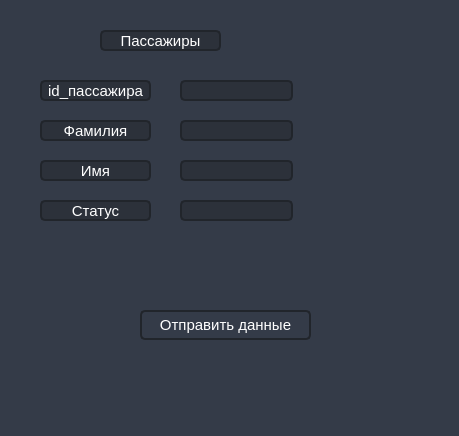
<?xml version="1.0" encoding="UTF-8"?>
<ui version="4.0">
 <class>edit_people</class>
 <widget class="QDialog" name="edit_people">
  <property name="geometry">
   <rect>
    <x>0</x>
    <y>0</y>
    <width>459</width>
    <height>436</height>
   </rect>
  </property>
  <property name="minimumSize">
   <size>
    <width>459</width>
    <height>436</height>
   </size>
  </property>
  <property name="maximumSize">
   <size>
    <width>459</width>
    <height>436</height>
   </size>
  </property>
  <property name="windowTitle">
   <string>Edit Info</string>
  </property>
  <property name="styleSheet">
   <string notr="true">background-color: rgb(52, 59, 72);</string>
  </property>
  <widget class="QWidget" name="widget" native="true">
   <property name="geometry">
    <rect>
     <x>30</x>
     <y>30</y>
     <width>401</width>
     <height>381</height>
    </rect>
   </property>
   <property name="styleSheet">
    <string notr="true">QLineEdit {
	background-color: rgb(44, 49, 58);
	border-radius: 5px;
	border: 2px solid rgb(33, 37, 43);
	padding-left: 10px;
	selection-color: rgb(255, 255, 255);
	selection-background-color: rgb(255, 121, 198);
	color: white;
}
QLineEdit:hover {
	border: 2px solid rgb(64, 71, 88);
}
QLineEdit:focus {
	border: 2px solid rgb(91, 101, 124);
}
QLabel{
	background-color: rgb(44, 49, 58);
	color: white; 
	font-size: 15px; 
	border-radius: 5px;
	border: 2px solid rgb(33, 37, 43);
	text-align: center;
}
QPushButton{
	background-color:  rgb(52, 59, 72);
	color: white; 
	font-size: 15px; 
	border-radius: 5px;
	border: 2px solid rgb(33, 37, 43);
	text-align: center;
}
QPushButton:hover{
	background-color: rgb(40, 44, 52);
	border-color: rgb(40, 44, 52);
}
QPushButton:pressed {	
	background-color: rgb(189, 147, 249);
	border-color: rgb(189, 147, 249);
	color: rgb(255, 255, 255);
}</string>
   </property>
   <widget class="QLabel" name="Title_Label_People">
    <property name="geometry">
     <rect>
      <x>70</x>
      <y>0</y>
      <width>121</width>
      <height>21</height>
     </rect>
    </property>
    <property name="text">
     <string>Пассажиры</string>
    </property>
    <property name="alignment">
     <set>Qt::AlignCenter</set>
    </property>
   </widget>
   <widget class="QLabel" name="id_people_label">
    <property name="geometry">
     <rect>
      <x>10</x>
      <y>50</y>
      <width>111</width>
      <height>21</height>
     </rect>
    </property>
    <property name="text">
     <string>id_пассажира</string>
    </property>
    <property name="alignment">
     <set>Qt::AlignCenter</set>
    </property>
   </widget>
   <widget class="QLabel" name="familuia_label">
    <property name="geometry">
     <rect>
      <x>10</x>
      <y>90</y>
      <width>111</width>
      <height>21</height>
     </rect>
    </property>
    <property name="text">
     <string>Фамилия</string>
    </property>
    <property name="alignment">
     <set>Qt::AlignCenter</set>
    </property>
   </widget>
   <widget class="QLabel" name="name_label">
    <property name="geometry">
     <rect>
      <x>10</x>
      <y>130</y>
      <width>111</width>
      <height>21</height>
     </rect>
    </property>
    <property name="text">
     <string>Имя</string>
    </property>
    <property name="alignment">
     <set>Qt::AlignCenter</set>
    </property>
   </widget>
   <widget class="QLabel" name="status_label">
    <property name="geometry">
     <rect>
      <x>10</x>
      <y>170</y>
      <width>111</width>
      <height>21</height>
     </rect>
    </property>
    <property name="text">
     <string>Статус</string>
    </property>
    <property name="alignment">
     <set>Qt::AlignCenter</set>
    </property>
   </widget>
   <widget class="QLineEdit" name="lineEdit_id_people_0">
    <property name="geometry">
     <rect>
      <x>150</x>
      <y>50</y>
      <width>113</width>
      <height>21</height>
     </rect>
    </property>
   </widget>
   <widget class="QLineEdit" name="lineEdit_status_3">
    <property name="geometry">
     <rect>
      <x>150</x>
      <y>170</y>
      <width>113</width>
      <height>21</height>
     </rect>
    </property>
   </widget>
   <widget class="QLineEdit" name="lineEdit_name_2">
    <property name="geometry">
     <rect>
      <x>150</x>
      <y>130</y>
      <width>113</width>
      <height>21</height>
     </rect>
    </property>
   </widget>
   <widget class="QLineEdit" name="lineEdit_familuia_1">
    <property name="geometry">
     <rect>
      <x>150</x>
      <y>90</y>
      <width>113</width>
      <height>21</height>
     </rect>
    </property>
   </widget>
   <widget class="QPushButton" name="send_edit_tiket">
    <property name="geometry">
     <rect>
      <x>110</x>
      <y>280</y>
      <width>171</width>
      <height>30</height>
     </rect>
    </property>
    <property name="minimumSize">
     <size>
      <width>0</width>
      <height>30</height>
     </size>
    </property>
    <property name="styleSheet">
     <string notr="true">background-image: url();</string>
    </property>
    <property name="text">
     <string>Отправить данные</string>
    </property>
   </widget>
  </widget>
 </widget>
 <resources/>
 <connections/>
</ui>
